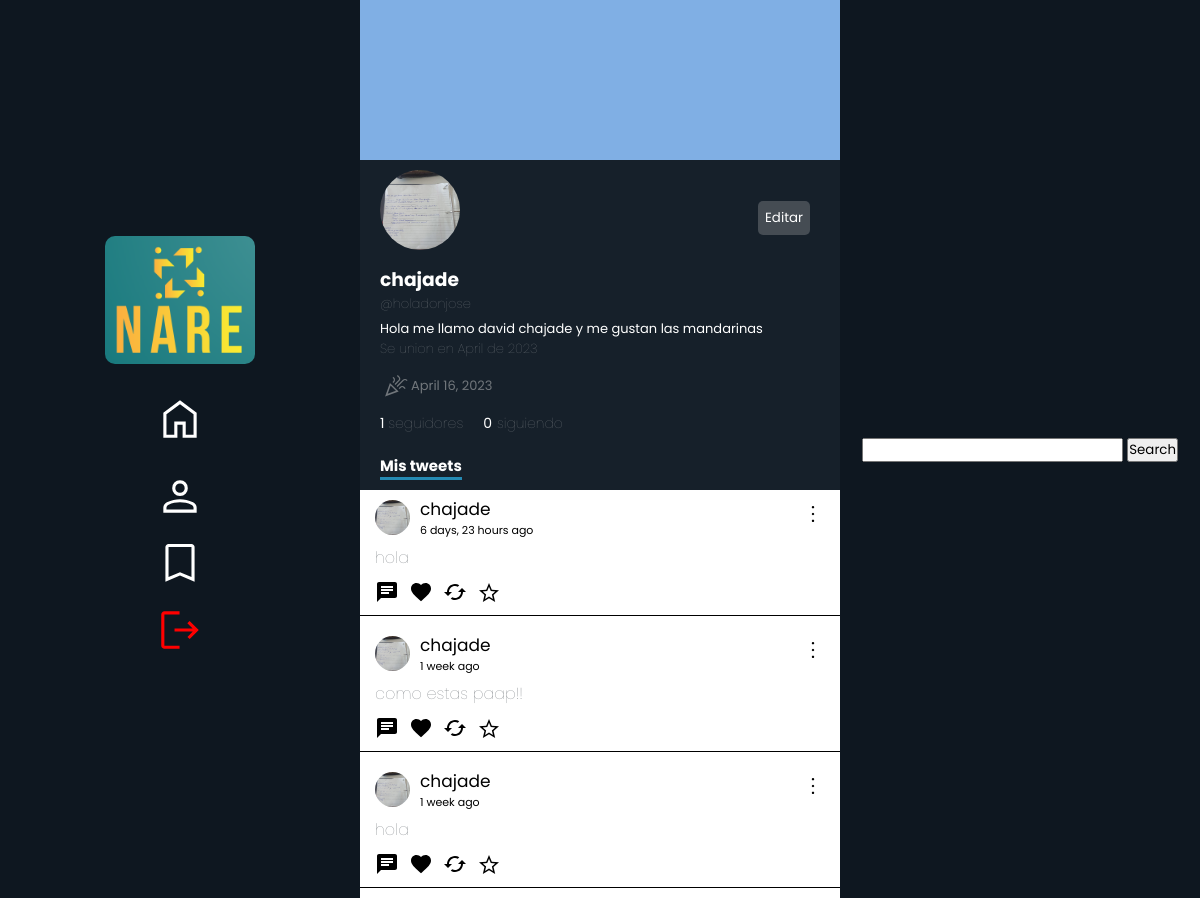
The app's page /profiles/2 (signed in), older data.
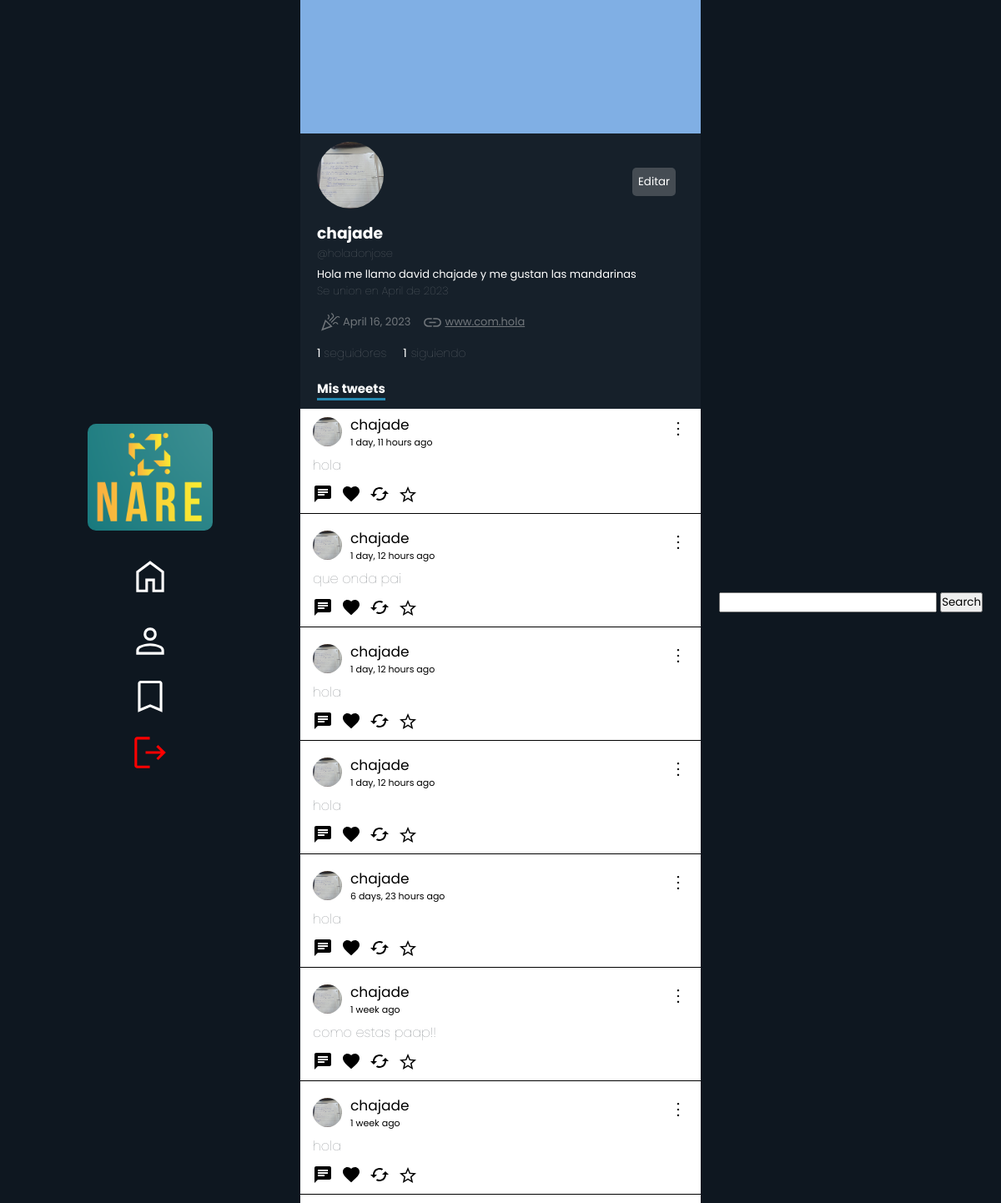
The same page, newer data.
### profiles/models.py (models this page shows, shortened)
class Profiles(models.Model):
    user = models.ForeignKey(User, null=True, on_delete=models.CASCADE )
    username = models.CharField(max_length=30, null=True, default="")
    keeps = models.ManyToManyField(Tweet, related_name='kept_by_profiles', blank=True)
    biography = models.TextField(max_length=250,  null=True, default="", blank=True)
    profileImage = models.ImageField(null=True, blank=True, upload_to='profileImages')
    profileBanner = models.ImageField(null=True, blank=True, upload_to='profileBanners')
    followers = models.IntegerField(default=0)
    followers_users = models.ManyToManyField('self', symmetrical=False, related_name="followage", blank=True)
    followed_users = models.ManyToManyField('self', symmetrical=False, related_name='following', blank=True)
    birthday = models.DateField(null=True)
    webSite = models.CharField(null=True, max_length=100)
    created_at = models.DateTimeField(auto_now_add=True)

### tweets/models.py (models this page shows)
class Tweet(models.Model):
    user = models.ForeignKey(User, null=True, on_delete=models.CASCADE)
    content = models.TextField(max_length=180)
    created_at = models.DateTimeField(auto_now_add=True)
    likes = models.IntegerField(default=0)
    likes_users = models.ManyToManyField(User, related_name="likes_tweets")
    retweets = models.IntegerField(default=0)
    parent_tweet = models.IntegerField(null=True)

### profiles/views.py (the view)
# urls.py: path('profiles/<int:id>', views.myProfile, name="myProfile"),
def myProfile(request, id):
    cant_followers = 0
    cant_following = 0
    current_profile = ""
    current_profile = Profiles.objects.get(user__username = request.user.username)
    if request.user.is_authenticated and request.user.id == id:
        current_profile = Profiles.objects.get(user__username = request.user.username)
    user = Profiles.objects.get(id=id)
    followers = user.followers_users.all()
    following = user.followed_users.all()
    cant_following = user.followed_users.all().count()
    cant_followers = int(user.followers)
    tweets = Tweet.objects.filter(user__id=id).all()
    print(cant_followers)
    print(cant_following)
    cant_following = user.followed_users.all().count()
    return render(request, 'myProfile.html', {
        'usuario': user,
        'current_user': current_profile,
        'is_self': request.user.is_authenticated and request.user.id == id,
        'followers': followers,
        'cant_followers': cant_followers,
        'tweets': tweets,
        'cant_following': cant_following,
        'following': following
    })

### profiles/templates/myProfile.html (shortened to what this page needs)
{% extends 'base.html' %}
{% load static %}
    {% block content %}
    <link rel="stylesheet" href="{% static 'myProfile.css' %}">
    <link rel="stylesheet" href="{% static 'globalFeed.css' %}">
        <div class="profile">
            <div class="profile-banner">
            </div>
            <div class="profile-info">
                <div class="top">
                    {% if usuario.profileImage %}
                        <img src="{{usuario.profileImage.url}} " alt="" class="profilePhoto">
                    {% endif %}
                    {% if is_self %}
                        <button class="editButton">Editar</button>
                    {% endif %}
                </div>
                <div class="followName">
                    <h3 class="username">{{usuario.user.username}}</h3>
                </div>
                <h4 class="atName">@{{usuario.username}}</h4>
                {% if usuario.biography %}
                    <p class="userBiography">{{usuario.biography}}</p>
                {% endif %}
                <h4 class="createdAt">Se union en {{ usuario.created_at|date:"F" }} de {{ usuario.created_at|date:"Y" }}</h4>
                <div class="webAndCreated">
                    {% if usuario.birthday %}
                    <div class="userBirth">
                        <p>{{usuario.birthday}}</p>
                    </div>
                    {% endif %}
                    {% if usuario.webSite %}
                        <div class="userWeb">
                            <a href="https://{{usuario.webSite}}" class="userWebSite" target="_blank">{{usuario.webSite}}</a>
                        </div>
                    {% endif %}
                </div>
                <div class="followers-info">
                    <a href="#" class="cant_followers">{{cant_followers}} <span>seguidores</span></a>
                    <a href="#" class="following">{{cant_following}}<span  class="cant_following">siguiendo</span></a>
                </div>
                <h1 class="myTweets">Mis tweets</h1>
            </div>
                <div class="tweets">
                    {% for tweet in tweets %}
                            {% include 'Tweet.html' %}
                    {% endfor %}
    {% endblock content %}

### tweets/templates/base.html (shortened to what this page needs)
{% load static %}
<!DOCTYPE html>
<html lang="es">
  <head>
    <link rel="stylesheet" href="{% static 'base.css' %}" />
  </head>
  <body>
    <div class="container">
      <nav class="navbar-1">
          <ul>
            <img src="{% static 'logo.png' %}" class="logo">
            <li><a href="{% url 'globalFeed' %}"><img  class="img-ul" src="{% static 'home_FILL0_wght400_GRAD0_opsz48.svg' %}"></a><li>
            {% if user.is_authenticated %}
            <li><a href="{% url 'myProfile' user.id %}"><img class="img-ul"  src="{% static 'person_FILL0_wght400_GRAD0_opsz48.svg'%}" ></a></li>
            <li><a href="{% url 'keeped' user.id %}"><img class="img-ul"  src="{% static 'bookmark_FILL0_wght400_GRAD0_opsz48.svg' %}"></a></li>
            <li><a href="{% url 'logout' %}"><img  class="img-ul" src="{% static 'logout_FILL0_wght400_GRAD0_opsz48.svg' %}"></a></li>
            {% else %}
            <li class="signupButton"><a href="{% url 'signup' %}" >SIGN UP</a></li>
            <li class="signinButton"><a href="{% url 'signin' %}">SIGN IN</a></li>
            {% endif %}
          </ul>
        </nav>
        <main class="baseMain">
          {% block content %}
          {% endblock %}
      <nav class="navbar-2">
        <form action="{% url 'search' %}">
              <input type="text" class="searchbar" name="search">
              <button>
                Search
              </button>
            </form>
      </nav>
  </body>
</html>

### tweets/templates/Tweet.html (shortened to what this page needs)
<a href="{% url 'tweetDetails' tweet.id %}" class="tweet">
    <div class="div-content" id="{{tweet.id}}">
        <div class="tweetHead">
            <div class="fotoPerfil">
                {% if usuario.profileImage %}
                <img src="{{usuario.profileImage.url}} " alt="" class="fotito">
                {% endif %}
                <form action="{% url 'myProfile' tweet.user.id %}" class="formName">
                    <button class="usernameTweet">{{tweet.user.username}}</button>
                    <p class="timeAgo">{{tweet.created_at|timesince}} ago</p>
                </form>
            </div>
            <div class="tweetOptions">
                <button  class="optionButtons" data="true"></button>
            </div>
        </div>
        <span class="tweetMessage">{{tweet.content}}</span>
        <div class="buttons">
            <button class="msgButton" id="{{tweet.id}}">
                    <svg class="msgSvg" xmlns="http://www.w3.org/2000/svg" height="24px" viewBox="0 0 24 24" width="24px" fill="#000000">
                        <path d="M0 0h24v24H0z" fill="none"/>
                        <path d="M20 2H4c-1.1 0-1.99.9-1.99 2L2 22l4-4h14c1.1 0 2-.9 2-2V4c0-1.1-.9-2-2-2zM6 9h12v2H6V9zm8 5H6v-2h8v2zm4-6H6V6h12v2z"/>
                    </svg>
                </button>
                <form action="{% url 'like' tweet.id %}" class="likeForm" id="likeForm">
                    <button class="likeBtn" onclick="{% if user.is_authenticated %} like(event, this) {% endif %}" tweet-id="{{tweet.id}}" >
                    </button>
                </form>
                <form>
                    <button>
                    </button>
                </form>
                <form action="{% url 'keepTweets' tweet.id %}" id="keepForm">
                    <button tweet-id="{{tweet.id}}" onclick="{% if user.is_authenticated %} favs(event, this) {% endif %}" class="keptButton">
                        {% if tweet in profile.keeps.all %}
                            <svg class="keepSvg saved" xmlns="http://www.w3.org/2000/svg" height="24px" viewBox="0 96 960 960" width="24px"><path fill="rgb(211, 165, 15)" d="m323 851 157-94 157 95-42-178 138-120-182-16-71-168-71 167-182 16 138 120-42 178Zm-90 125 65-281L80 506l288-25 112-265 112 265 288 25-218 189 65 281-247-149-247 149Zm247-355Z"/></svg>
                        {% else %}
                            <svg class="keepSvg" xmlns="http://www.w3.org/2000/svg" height="24px" viewBox="0 96 960 960" width="24px"><path d="m323 851 157-94 157 95-42-178 138-120-182-16-71-168-71 167-182 16 138 120-42 178Zm-90 125 65-281L80 506l288-25 112-265 112 265 288 25-218 189 65 281-247-149-247 149Zm247-355Z"/></svg>
                        {% endif %}
                    </button>
                </form>
            </div>
        </a>
    </div>

### tweets/static/base.css (style rules this page uses)
* { margin: 0; padding: 0; font-family: 'Poppins', sans-serif; }
.container { display: flex; justify-content: center; width: 100%; position: relative; }
.baseMain { height: 100vh; display: flex; width: 40vw; }
.navbar-1, .navbar-2 { width: 30vw; background-color: #0e1720; display: flex; flex-direction: column; justify-content: center; align-items: center; height: 100%; }
.navbar-1 { position: fixed; left: 0; top: 0; z-index: 10; }
.navbar-2 { position: fixed; right: 0; top: 0; z-index: 10; }
ul { display: flex; flex-direction: column; gap: 10px; color: white; align-items: center; justify-content: center; }
ul img { width: 150px; border-radius: 10px; }
ul li { list-style: none; }
ul li a { text-decoration: none; color: white; }
.img-ul { width: 50px; }
.logo { margin-bottom: 20px; }

### tweets/static/myProfile.css (style rules this page uses)
main { display: flex; flex-direction: column; justify-content: center; align-items: center; height: 100vh; }
.profile { width: 100%; }
.profile-banner { height: 20vh; width: 100%; background-color: rgb(128, 175, 228); }
.profile-info { width: 100%; height: auto; background-color: rgba(22, 32, 42, 1); color: white; padding: 10px; padding-left: 20px; }
.atName, .createdAt { color: rgba(113, 118, 123, 1); font-weight: 100; font-size: 13px; }
.followers-info { display: flex; gap: 20px; }
.cant_followers, h4, .following { bottom: 0; text-decoration: none; color: white; font-size: 14px; }
.followName { display: flex; gap: 20px; }
.myTweets { font-size: 15px; margin-top: 20px; border-bottom: 3px solid rgb(37, 138, 179); display: inline-block; }
span { color: rgba(113, 118, 123, 1); font-weight: 100; }
.profile-info svg { width: 80px; }
.usernameTweet { background-color: transparent; border: none; cursor: pointer; }
.top { display: flex; justify-content: space-between; align-items: center; }
.editButton { margin-right: 50px; border-radius: 5px; background-color: rgba(113, 118, 123, 0.514); border: none; outline: none; cursor: pointer; padding: 7px; color: white; transition: background-color .3s ease, color .3s ease-in-out; }
.cant_following { padding-left: 5px; }
.userBiography { color: white; margin-top: 5px; font-size: 13px; }
.profilePhoto { height: 80px; width: 80px; border-radius: 50%; margin-bottom: 15px; }
.fotito { height: 35px; width: 35px; border-radius: 50%; }
.userWebSite { font-size: 13px; margin: 10px 0; color: rgba(113, 118, 123, 1); }
.webAndCreated { display: flex; gap: 10px; padding: 0; margin: 0; }
.userWeb { display: flex; align-items: center; justify-content: center; }
.userWeb svg, .userBirth svg { color: white; width: 25px; padding: 3px; }
.userBirth { display: flex; align-items: center; gap: 0; margin: 0; }
.userBirth p { color: rgba(113, 118, 123, 1); font-size: 13px; }
.profile-banner { width: 100%; }

### tweets/static/globalFeed.css (style rules this page uses)
.tweetMessage { z-index: 1000000000000; cursor: default; }
main { display: flex; flex-direction: column; justify-content: start; align-items: center; height: 100vh; }
.tweet { text-decoration: none; color: black; z-index: 0; }
.tweets { display: flex; flex-direction: column-reverse; width: 40vw; }
.div-content { display: flex; flex-direction: column; margin: 0 10px 10px 0; height: auto; padding-left: 15px; width: 100%; border-bottom: 1px solid black; }
.div-content .usernameTweet { text-decoration: none; color: black; background-color: transparent; border: none; font-size: 17px; cursor: pointer; }
.tweetHead { display: flex; justify-content: space-between; }
.tweetHead button { margin-right: 30px; background-color: transparent; border: none; cursor: pointer; }
.tweetOptions button { position: relative; color: white; font-size: 15px; z-index: 1000000; }
.tweetHead svg { width: 24px; }
.buttons { display: flex; }
.buttons button { background: transparent; border: none; padding: 10px 10px 5px 0; cursor: pointer; }
.likeForm { display: flex; align-items: center; }
.fotoPerfil { display: flex; gap: 10px; align-items: center; }
.fotoPerfil svg, .fotoPerfil button { width: 35px; }
.formName { font-size: 11px; gap: 20px; }

Row changes from the older to the newer data that the page shows:
changed Profiles "holadonjose": webSite (not shown) → "www.com.hola"
added Tweet: profileImage (picture), user.username "chajade", created_at "1 day, 12 hours", content "hola"
added Tweet: profileImage (picture), user.username "chajade", created_at "1 day, 12 hours", content "hola"
added Tweet: profileImage (picture), user.username "chajade", created_at "1 day, 12 hours", content "que onda pai"
added Tweet: profileImage (picture), user.username "chajade", created_at "1 day, 11 hours", content "hola"
Text that changed along with them:
{{ cant_following }}: "0" → "1"
